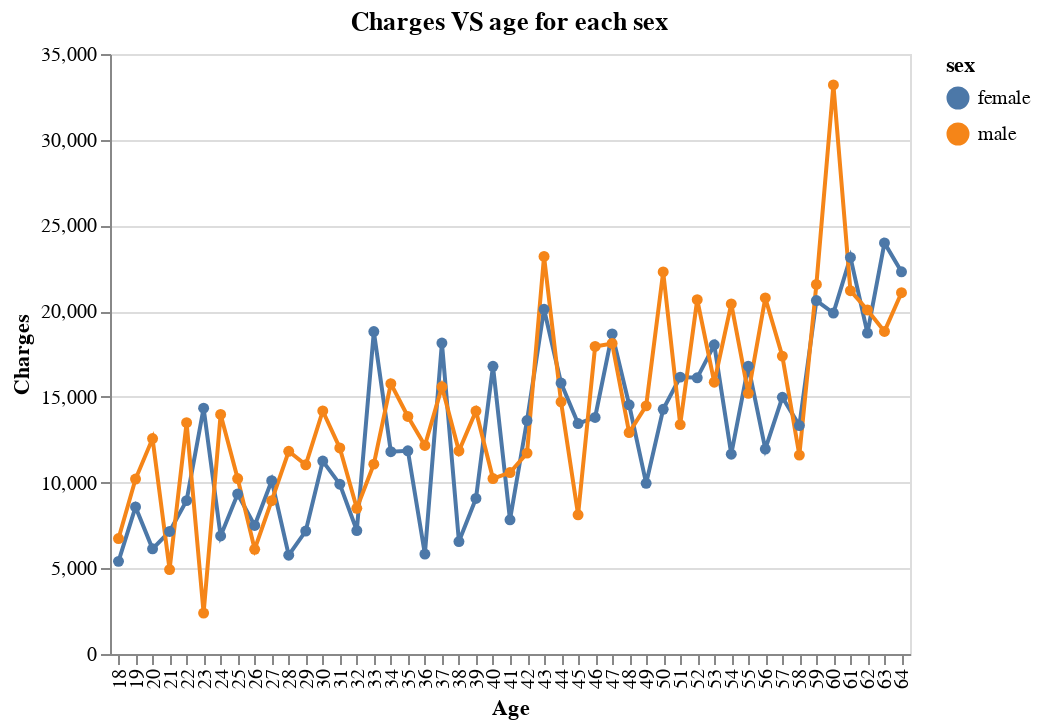

The code cell stored with this chart in its notebook:
### Markdown cell above
**Let's see how much money males and females spending for medical treatments during their lifetime**

### Code cell
training_df = X_train
training_df['charges'] = y_train


alt.Chart(training_df.groupby(['age','sex']).mean().reset_index()).mark_line(point = True).encode(
    alt.X('age:N', title = 'Age'),
    alt.Y('charges:Q', title = 'Charges'),
    alt.Color('sex:N')
).properties(title='Charges VS age for each sex')

### Figure 1 — Vega-Lite specification as saved in the notebook (floating-point values rounded to 4 significant figures)
{"$schema": "https://vega.github.io/schema/vega-lite/v3.4.0.json", "config": {"mark": {"tooltip": null}, "view": {"height": 300, "width": 400}}, "data": {"name": "data-b509ca115f90f33bd64c78e9a6ce9ecc"}, "datasets": {"data-b509ca115f90f33bd64c78e9a6ce9ecc": [{"age": 18, "bmi": 33.32, "charges": 5404.0, "children": 0.3182, "sex": "female"}, {"age": 18, "bmi": 29.88, "charges": 6737.0, "children": 0.5417, "sex": "male"}, {"age": 19, "bmi": 27.37, "charges": 8582.0, "children": 0.56, "sex": "female"}, {"age": 19, "bmi": 27.64, "charges": 10210.0, "children": 0.25, "sex": "male"}, {"age": 20, "bmi": 30.15, "charges": 6134.0, "children": 0.7, "sex": "female"}, {"age": 20, "bmi": 32.34, "charges": 12570.0, "children": 1.455, "sex": "male"}, {"age": 21, "bmi": 30.78, "charges": 7149.0, "children": 1, "sex": "female"}, {"age": 21, "bmi": 29.61, "charges": 4925.0, "children": 0.5, "sex": "male"}, {"age": 22, "bmi": 28.37, "charges": 8947.0, "children": 0.5, "sex": "female"}, {"age": 22, "bmi": 33.97, "charges": 13490.0, "children": 0.6923, "sex": "male"}, {"age": 23, "bmi": 31.37, "charges": 14340.0, "children": 0.8889, "sex": "female"}, {"age": 23, "bmi": 32.47, "charges": 2386.0, "children": 0.625, "sex": "male"}, {"age": 24, "bmi": 27.33, "charges": 6884.0, "children": 0.4615, "sex": "female"}, {"age": 24, "bmi": 32.24, "charges": 13970.0, "children": 0.5714, "sex": "male"}, {"age": 25, "bmi": 30.69, "charges": 9330.0, "children": 0.7, "sex": "female"}, {"age": 25, "bmi": 29.24, "charges": 10230.0, "children": 1.818, "sex": "male"}, {"age": 26, "bmi": 26.23, "charges": 7501.0, "children": 1.125, "sex": "female"}, {"age": 26, "bmi": 28.38, "charges": 6110.0, "children": 1, "sex": "male"}, {"age": 27, "bmi": 25.09, "charges": 10110.0, "children": 0.9, "sex": "female"}, {"age": 27, "bmi": 32.48, "charges": 8942.0, "children": 0.7778, "sex": "male"}, {"age": 28, "bmi": 27.39, "charges": 5762.0, "children": 0.7, "sex": "female"}, {"age": 28, "bmi": 30.88, "charges": 11830.0, "children": 1.6, "sex": "male"}, {"age": 29, "bmi": 28.94, "charges": 7173.0, "children": 1.2, "sex": "female"}, {"age": 29, "bmi": 31.35, "charges": 11040.0, "children": 1.364, "sex": "male"}, {"age": 30, "bmi": 29.57, "charges": 11250.0, "children": 1.8, "sex": "female"}, {"age": 30, "bmi": 33.51, "charges": 14180.0, "children": 1.6, "sex": "male"}, {"age": 31, "bmi": 29.47, "charges": 9907.0, "children": 1, "sex": "female"}, {"age": 31, "bmi": 30.24, "charges": 12020.0, "children": 1.615, "sex": "male"}, {"age": 32, "bmi": 31.1, "charges": 7203.0, "children": 0.6, "sex": "female"}, {"age": 32, "bmi": 32.05, "charges": 8499.0, "children": 1.625, "sex": "male"}, {"age": 33, "bmi": 30.53, "charges": 18810.0, "children": 1.429, "sex": "female"}, {"age": 33, "bmi": 30.31, "charges": 11080.0, "children": 1.889, "sex": "male"}, {"age": 34, "bmi": 30.21, "charges": 11800.0, "children": 1.273, "sex": "female"}, {"age": 34, "bmi": 30.54, "charges": 15770.0, "children": 0.6667, "sex": "male"}, {"age": 35, "bmi": 32.43, "charges": 11850.0, "children": 1.455, "sex": "female"}, {"age": 35, "bmi": 29.6, "charges": 13860.0, "children": 1.778, "sex": "male"}, {"age": 36, "bmi": 26.99, "charges": 5830.0, "children": 1.167, "sex": "female"}, {"age": 36, "bmi": 31.5, "charges": 12160.0, "children": 1.4, "sex": "male"}, {"age": 37, "bmi": 27.99, "charges": 18140.0, "children": 1.2, "sex": "female"}, {"age": 37, "bmi": 32.02, "charges": 15580.0, "children": 1.75, "sex": "male"}, {"age": 38, "bmi": 28.06, "charges": 6557.0, "children": 1.444, "sex": "female"}, {"age": 38, "bmi": 26.32, "charges": 11840.0, "children": 1.5, "sex": "male"}, {"age": 39, "bmi": 31.21, "charges": 9071.0, "children": 2.625, "sex": "female"}, {"age": 39, "bmi": 30.22, "charges": 14170.0, "children": 1.375, "sex": "male"}, {"age": 40, "bmi": 30.07, "charges": 16780.0, "children": 2.375, "sex": "female"}, {"age": 40, "bmi": 31.31, "charges": 10230.0, "children": 1.556, "sex": "male"}, {"age": 41, "bmi": 31.62, "charges": 7830.0, "children": 1.222, "sex": "female"}, {"age": 41, "bmi": 32.4, "charges": 10580.0, "children": 1.444, "sex": "male"}, {"age": 42, "bmi": 32.36, "charges": 13620.0, "children": 0.9, "sex": "female"}, {"age": 42, "bmi": 30.6, "charges": 11720.0, "children": 1.091, "sex": "male"}, {"age": 43, "bmi": 30.71, "charges": 20110.0, "children": 1.222, "sex": "female"}, {"age": 43, "bmi": 30.62, "charges": 23190.0, "children": 2.111, "sex": "male"}, {"age": 44, "bmi": 29.55, "charges": 15800.0, "children": 0.9091, "sex": "female"}, {"age": 44, "bmi": 30.05, "charges": 14700.0, "children": 1.5, "sex": "male"}, {"age": 45, "bmi": 31.96, "charges": 13440.0, "children": 1.333, "sex": "female"}, {"age": 45, "bmi": 28.03, "charges": 8121.0, "children": 1.75, "sex": "male"}, {"age": 46, "bmi": 31.69, "charges": 13800.0, "children": 1.222, "sex": "female"}, {"age": 46, "bmi": 31.62, "charges": 17940.0, "children": 1.667, "sex": "male"}, {"age": 47, "bmi": 30.44, "charges": 18670.0, "children": 1, "sex": "female"}, {"age": 47, "bmi": 30.71, "charges": 18120.0, "children": 1.667, "sex": "male"}, {"age": 48, "bmi": 29.84, "charges": 14540.0, "children": 1.167, "sex": "female"}, {"age": 48, "bmi": 33.01, "charges": 12920.0, "children": 1.5, "sex": "male"}, {"age": 49, "bmi": 29.83, "charges": 9956.0, "children": 1.9, "sex": "female"}, {"age": 49, "bmi": 30.4, "charges": 14470.0, "children": 1.091, "sex": "male"}, {"age": 50, "bmi": 27.92, "charges": 14270.0, "children": 1.5, "sex": "female"}, {"age": 50, "bmi": 31.54, "charges": 22280.0, "children": 0.7778, "sex": "male"}, {"age": 51, "bmi": 34.2, "charges": 16150.0, "children": 0.7273, "sex": "female"}, {"age": 51, "bmi": 32.71, "charges": 13380.0, "children": 1.1, "sex": "male"}, {"age": 52, "bmi": 31.49, "charges": 16110.0, "children": 1.167, "sex": "female"}, {"age": 52, "bmi": 33.25, "charges": 20670.0, "children": 1.545, "sex": "male"}, {"age": 53, "bmi": 31.14, "charges": 18040.0, "children": 1.7, "sex": "female"}, {"age": 53, "bmi": 30.5, "charges": 15850.0, "children": 0.7778, "sex": "male"}, {"age": 54, "bmi": 30.4, "charges": 11660.0, "children": 1.75, "sex": "female"}, {"age": 54, "bmi": 30.2, "charges": 20420.0, "children": 1.2, "sex": "male"}, {"age": 55, "bmi": 30.93, "charges": 16790.0, "children": 1, "sex": "female"}, {"age": 55, "bmi": 32.73, "charges": 15200.0, "children": 1.143, "sex": "male"}, {"age": 56, "bmi": 30.46, "charges": 11960.0, "children": 0.9, "sex": "female"}, {"age": 56, "bmi": 31.09, "charges": 20770.0, "children": 1.286, "sex": "male"}, {"age": 57, "bmi": 26.65, "charges": 14970.0, "children": 0.6667, "sex": "female"}, {"age": 57, "bmi": 33.09, "charges": 17380.0, "children": 0.4444, "sex": "male"}, {"age": 58, "bmi": 32.36, "charges": 13320.0, "children": 0.1818, "sex": "female"}, {"age": 58, "bmi": 33.04, "charges": 11600.0, "children": 0.125, "sex": "male"}, {"age": 59, "bmi": 30.32, "charges": 20620.0, "children": 1.583, "sex": "female"}, {"age": 59, "bmi": 32.48, "charges": 21550.0, "children": 1.143, "sex": "male"}, {"age": 60, "bmi": 28.47, "charges": 19890.0, "children": 0, "sex": "female"}, {"age": 60, "bmi": 32.58, "charges": 33200.0, "children": 0.875, "sex": "male"}, {"age": 61, "bmi": 29.49, "charges": 23130.0, "children": 0.8333, "sex": "female"}, {"age": 61, "bmi": 34.99, "charges": 21190.0, "children": 0.875, "sex": "male"}, {"age": 62, "bmi": 33.62, "charges": 18720.0, "children": 0.7143, "sex": "female"}, {"age": 62, "bmi": 30.32, "charges": 20070.0, "children": 0.7143, "sex": "male"}, {"age": 63, "bmi": 30.29, "charges": 23980.0, "children": 0.3, "sex": "female"}, {"age": 63, "bmi": 34.41, "charges": 18820.0, "children": 0.5714, "sex": "male"}, {"age": 64, "bmi": 32.41, "charges": 22290.0, "children": 0.625, "sex": "female"}, {"age": 64, "bmi": 33.13, "charges": 21070.0, "children": 0.4444, "sex": "male"}]}, "encoding": {"color": {"field": "sex", "type": "nominal"}, "x": {"field": "age", "title": "Age", "type": "nominal"}, "y": {"field": "charges", "title": "Charges", "type": "quantitative"}}, "mark": {"point": true, "type": "line"}, "title": "Charges VS age for each sex"}
